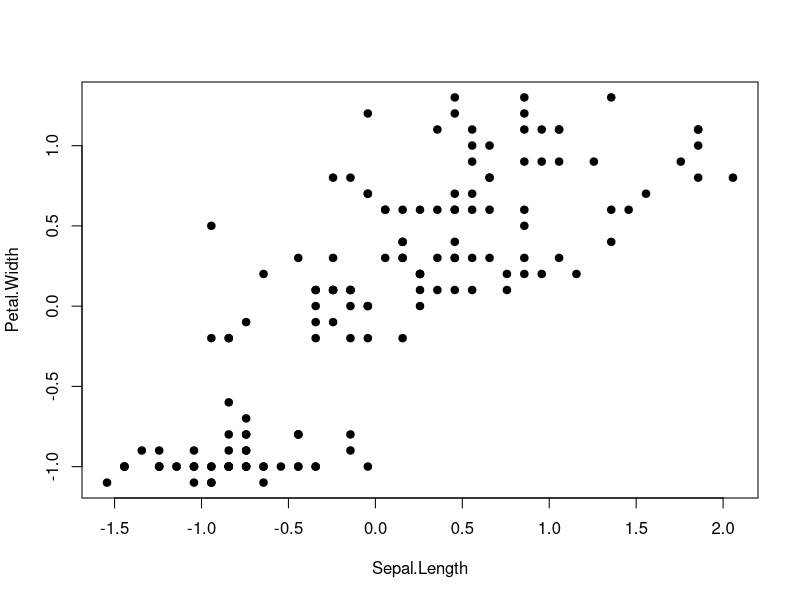
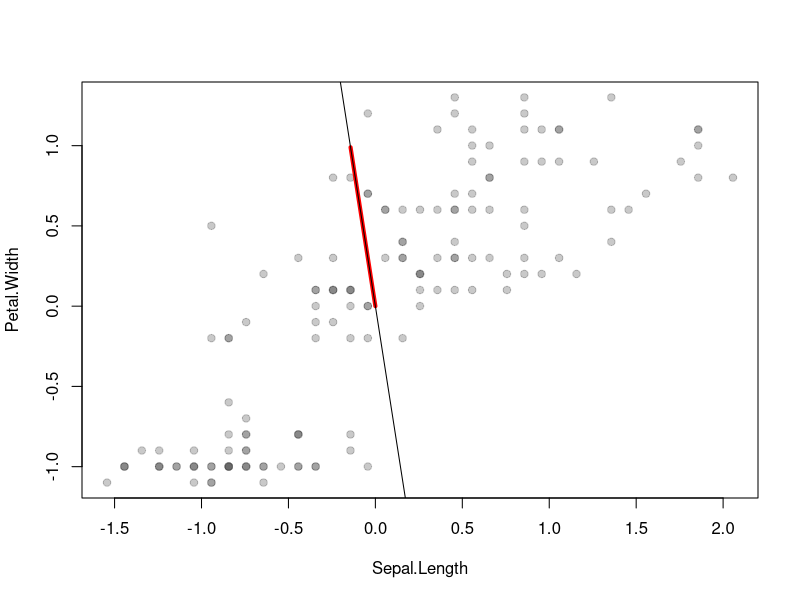
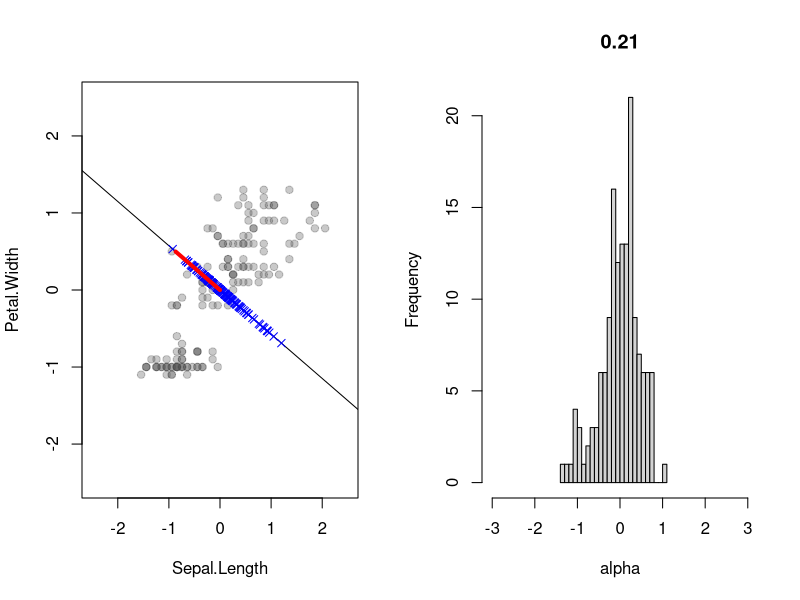

Generate these figures, in order, with R:
library(ggplot2)

# Load a toy data and peak at the numbers
data(iris)
head(iris)

# Pick out two columns and mean-center
Z = iris[,c(1,4)]

Z = scale(Z, center=TRUE, scale=FALSE)

# Clearly a lot of correlation structure in the measurements 
plot(Z,pch=19)

# Pick a random unit-norm vector and show the implied subspace
v_try = rnorm(2)
v_try = v_try/sqrt(sum(v_try^2))  # normalize to unit length

# show the points and the vector v
plot(Z, pch=19, col=rgb(0.3,0.3,0.3,0.3))
segments(0, 0, v_try[1], v_try[2], col='red', lwd=4)

# show the implied subspace spanned by this vector
slope = v_try[2]/v_try[1]
abline(0, slope)


# Now show the subspace, side by side with the projected points as a histogram
# Let's run the following code block a dozen or so times and see if we can
# get a good candidate for the first PC just by guess and check
# What to look for: the "better" random candidates for PC1 are the ones 
# leading to higher variance of the projected (blue) points.
# the "worse" candidates point in the clearly wrong direction
# and have lower variance projections.

#### begin block
v_try = rnorm(2)
v_try = v_try/sqrt(sum(v_try^2))  # normalize to unit length

par(mfrow=c(1,2))
plot(Z, pch=19, col=rgb(0.3,0.3,0.3,0.3),
     xlim=c(-2.5,2.5), ylim=c(-2.5,2.5))
slope = v_try[2]/v_try[1]
abline(0, slope)  # plot the subspace as a line

# Project the points onto that subspace
alpha = Z %*% v_try  # inner product of each row with v_try
z_hat = alpha %*% v_try  # locations in R^2
points(z_hat, col='blue', pch=4)
segments(0, 0, v_try[1], v_try[2], col='red', lwd=4)

# the number at the top is the variance of the projected points
hist(alpha, 25, xlim=c(-3,3), main=round(var(alpha), 2))
#### end block



# Compare these random projections to the first PC
pc_Z = prcomp(Z, rank=3)

# the principal components themselves are in the "rotation" component
# synonym: loadings
pc_Z$rotation
v_try #compare with our "guess and check" PC
# Note: the principal components are not identified up to sign
# so we can negate the whole vector and get the same subspace

# How much of the variation does this first principal component predict?
summary(pc_Z)

# what about the 1D summaries themselves?
# I usually call these "scores"
# each entry here is v dot x,
# where v is PC1 and x is the original 2D data point
pc_Z$x

